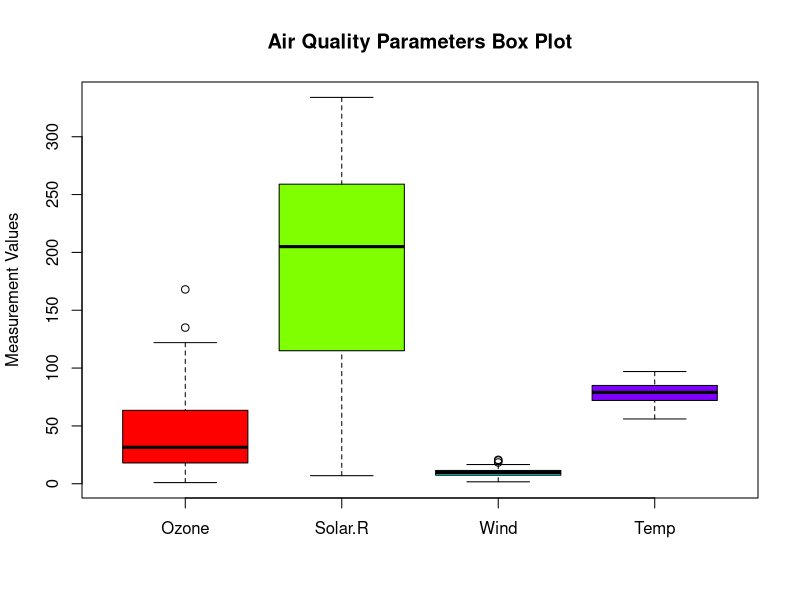

Source code (R):
# Part (b) - Box Plots for AirQuality Dataset

# Load airquality dataset
data("airquality")

# View the data
head(airquality)

# Box plot for multiple parameters
boxplot(airquality[, c("Ozone", "Solar.R", "Wind", "Temp")],
        main = "Air Quality Parameters Box Plot",
        col = rainbow(4),
        ylab = "Measurement Values")

